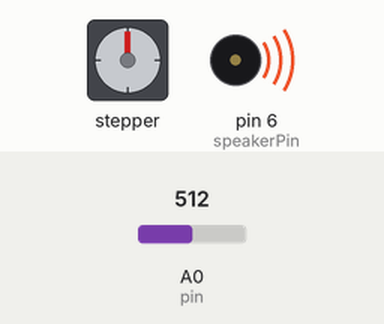
Bench run of a sketch on a simulated Arduino Uno, built with avr-gcc and run on an emulated ATmega328P. On the bench: stepper motor, buzzer (waves = sounding). The inputs (shaded band) are chosen by the test bench; at power-on: A0 (pin) = 512. Stepper angles assume 4096 steps per turn.

Above: at 1.2 s.
1.3 s: A0 (pin) set to 716
4.3 s: A0 (pin) set to 900
At 4.75 s:
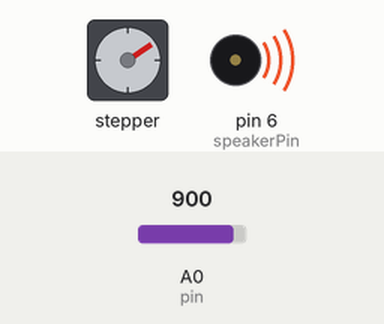
7.3 s: A0 (pin) set to 1010
At 7.46 s:
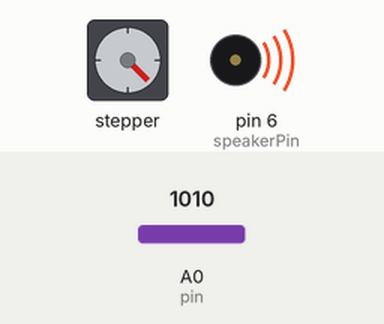
Timing chart, 0 to 19.3 s (numbered marks = the images above; inputs shaded):
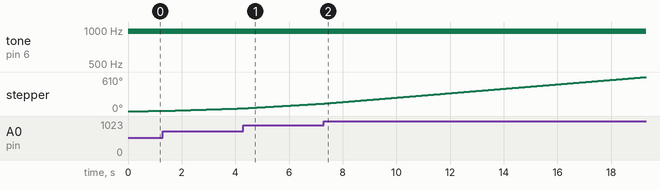

The sketch:

Seguimiento_AR.ino
```cpp
// -*- mode: C++ -*-

// $Id: seguimiento_AR_buzzer.pde,v 1.1 31/10/2012 23:51:01
// 2012 Ricky
//
// dada una velocidad constante para el motor
// aumenta o disminuye progresivamente la velocidad (e invierte el sentido de giro si baja de 0)
// en función de cuan lejos se mueve del centro un potenciometro
// cuando entra en la velocidad prefijada hace un beep

// se utiliza la libreria "AccelStepper" https://www.airspayce.com/mikem/arduino/AccelStepper/index.html


#include <AccelStepper.h>

//AccelStepper stepper;// Defaults to AccelStepper::FULL4WIRE (4 pins) on 2, 3, 4, 5 (pasos enteros --> 8.021902393 pulsos por segundo para mi telescopio)
AccelStepper stepper(AccelStepper::HALF4WIRE, 2,3,4,5); // se define como medios pasos--> 16.043804786 pulsos por segundo para mi telescopio
int pin = 0;
int vel = 0;
int speakerPin = 6;
boolean buzzed = false;
const float velsid = 16.043804786; //velocidad sideral es 8.021902393 pulsos por segundo para mi telescopio en modo paso normal


void setup()
{
//  Serial.begin(115200);
   stepper.setMaxSpeed(1000);
   stepper.setSpeed(velsid);
   pinMode(speakerPin, OUTPUT);

}

void loop()
{
    if (analogRead(pin)<480)          // rango inferior del potenciometro
  {
    vel=velsid-(479-analogRead(pin)); //rango velocidad de +8 a -471
    digitalWrite(13, LOW);            // led placa arduino
    digitalWrite(07, LOW);            // led de la caja
    stepper.setSpeed(vel);
    stepper.runSpeed();
    buzzed=false;
  }

  else if (analogRead(pin)>540)  //rango superior del potenciometro
  {
    vel=(analogRead(pin)-541)+velsid;  //rango velocida de 8 a 483
    digitalWrite(13, LOW);
    digitalWrite(07, LOW);
    stepper.setSpeed(vel);
    stepper.runSpeed();
    buzzed=false;
   }
   else //zona neutra del potenciometro
   {
     vel=velsid;	// Se puede prescindir, vel es int y velsid es float
     digitalWrite(13, HIGH);
     digitalWrite(07, HIGH);
     stepper.setSpeed(velsid);	//Se pasar directamente la constante velsid reconoce float
     stepper.runSpeed();
     if (buzzed==false && analogRead(pin)>=485 && analogRead(pin)<=5350) //para evitar doble beep
       {
         beep(speakerPin,25);             // se pasa (pin del buzzer y duranción del beep
         buzzed=true;
       }
   }
}

// funcion beep
void beep(int speakerPin, unsigned char delayms)
{
  analogWrite(speakerPin, 20);            // Almost any value can be used except 0 and 255
  delay(delayms);                         // wait for a delayms ms
  analogWrite(speakerPin, 0);             // 0 turns it off
  delay(delayms);                         // wait for a delayms ms
}
```
